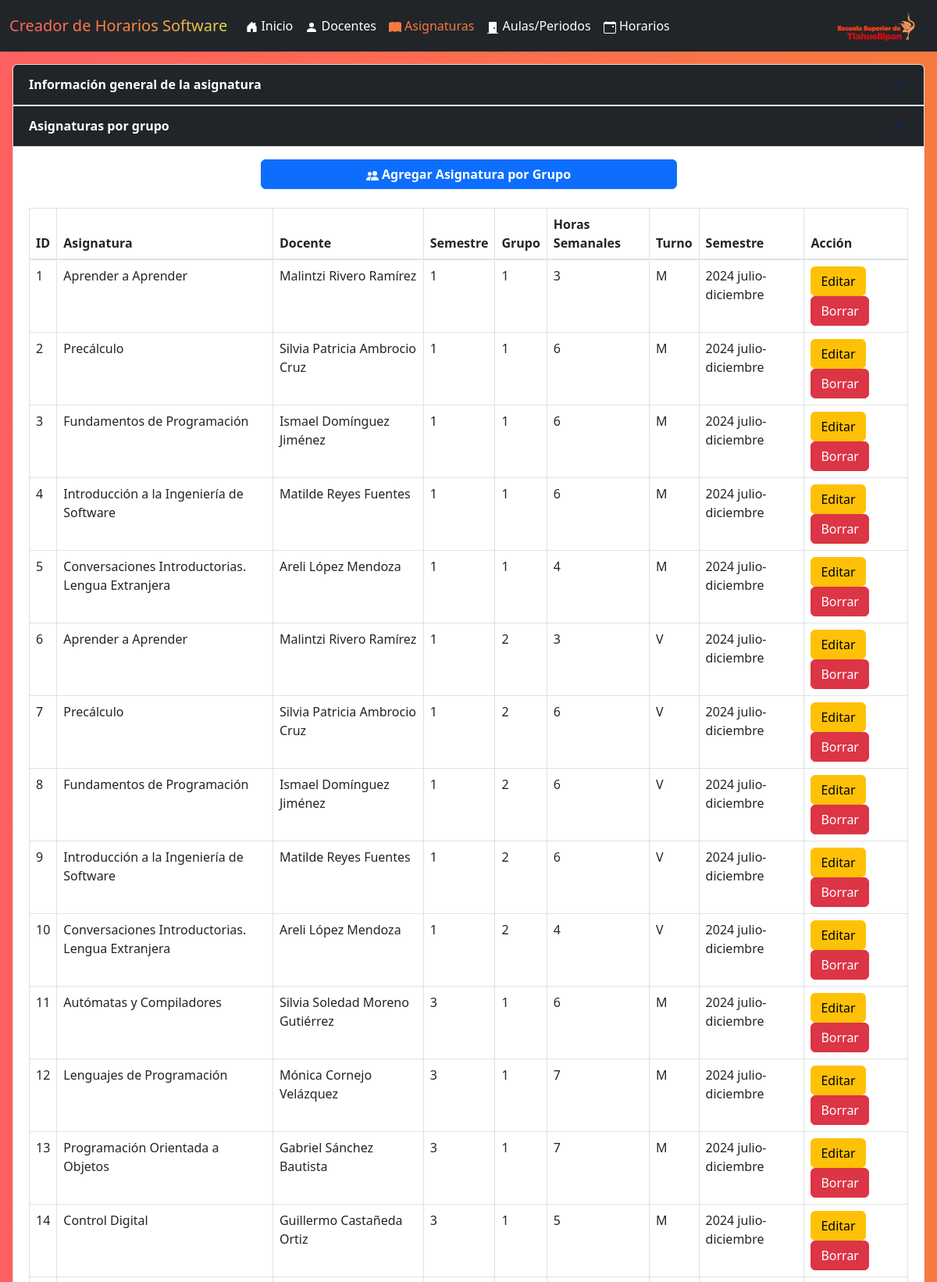
Screenshot of /templates/index_asignaturas.php (upper part) with the database file from the repository.
### tables this page shows
CREATE TABLE `asignaturaPorGrupo` (
  `idAsignaturaPorGrupo` INT NOT NULL AUTO_INCREMENT,
  `codigoAsignatura` VARCHAR(10) NULL,   
  `numeroEmpleado` INT NULL,             
  `grupo` VARCHAR(2) NULL,               
  `horasSemanales` INT NULL,             
  `turno` CHAR(1) NULL,                  
  `idSemestre` INT NULL,                 
  PRIMARY KEY (`idAsignaturaPorGrupo`),
    FOREIGN KEY (`codigoAsignatura`,`numeroEmpleado` ) REFERENCES `docenteImparte`(`codigoAsignatura`,`numeroEmpleado`),
    FOREIGN KEY (`idSemestre`) REFERENCES `semestres`(`idSemestre`)
);

CREATE TABLE `asignaturas` (
  `codigoAsignatura` VARCHAR(10) NOT NULL,    
  `nombreAsignatura` VARCHAR(80) NULL,
  `semestre` INT NULL,                       
  `creditos` DECIMAL(10, 1) NULL,
  `academia` VARCHAR(80) NULL,
  `nucleoDeFormacion` VARCHAR(50) NULL,
  `optativa` INT NULL,                        
  PRIMARY KEY (`codigoAsignatura`)
);

CREATE TABLE `docente` (
  `numeroEmpleado` INT NOT NULL,
  `nombreCompleto` VARCHAR(60) NULL,
  `gradoAcademico` VARCHAR(80) NULL,
  `gradoAcademico2` VARCHAR(80) NULL,
  `sindicalizado` INT NULL,              
  `estado` VARCHAR(10) NULL,             
  PRIMARY KEY (`numeroEmpleado`)
);

CREATE TABLE `semestres` (
  `idSemestre` INT NOT NULL AUTO_INCREMENT,
  `nombreSemestre` VARCHAR(50) NULL,   
  PRIMARY KEY (`idSemestre`)
);

### templates/index_asignaturas.php (the view, shortened to what this page needs)
<?php
include '../utils/db_conexion.php';
?>
<?php include 'header.php'; ?>
    <div class="accordion p-3" id="accordionAsignaturas">
        <div class="accordion-item">
            <h2 class="accordion-header">
                <button class="accordion-button bg-dark text-white" type="button" data-bs-toggle="collapse" data-bs-target="#informacionGeneralAsignaturas" aria-expanded="true" aria-controls="informacionGeneralAsignaturas">
                <strong>Información general de la asignatura</strong>
                </button>
            </h2>
        </div>
        <div class="accordion-item">
            <h2 class="accordion-header">
                <button class="accordion-button bg-dark text-white" type="button" data-bs-toggle="collapse" data-bs-target="#informacionGrupoAsignaturas" aria-expanded="false" aria-controls="informacionGrupoAsignaturas">
                <strong>Asignaturas por grupo</strong>
                </button>
            </h2>
            <div id="informacionGrupoAsignaturas" class="accordion-collapse">
                <div class="accordion-body">
                    <div class="d-grid gap-2 col-6 mx-auto">
                        <button type="button" class="btn btn-primary" data-bs-toggle="modal" data-bs-target="#grupoAsignaturasModal">
                             <strong>Agregar Asignatura por Grupo</strong>
                        </button>
                    </div>
                    <table class="table mt-4 table-bordered">
                        <thead class="table">
                            <tr>
                                <th scope="col">ID</th>
                                <th scope="col">Asignatura</th>
                                <th scope="col">Docente</th>
                                <th scope="col">Semestre</th>
                                <th scope="col">Grupo</th>
                                <th scope="col">Horas Semanales</th>
                                <th scope="col">Turno</th>
                                <th scope="col">Semestre</th>
                                <th scope="col">Acción</th>
                            </tr>
                        </thead>
                        <tbody>
                            <?php
                            $sql = "SELECT apg.idAsignaturaPorGrupo, a.nombreAsignatura, d.nombreCompleto, a.semestre, apg.grupo, apg.horasSemanales, apg.turno, s.nombreSemestre
                                    FROM asignaturaPorGrupo apg
                                    JOIN asignaturas a ON apg.codigoAsignatura = a.codigoAsignatura
                                    JOIN docente d ON apg.numeroEmpleado = d.numeroEmpleado
                                    JOIN semestres s ON apg.idSemestre = s.idSemestre";
                            $result = $conn->query($sql);
                            if ($result->num_rows > 0) {
                                while($row = $result->fetch_assoc()) {
                                    echo "<tr>";
                                    echo "<td>" . $row["idAsignaturaPorGrupo"] . "</td>";
                                    echo "<td>" . $row["nombreAsignatura"] . "</td>";
                                    echo "<td>" . $row["nombreCompleto"] . "</td>";
                                    echo "<td>" . $row["semestre"] . "</td>";
                                    echo "<td>" . $row["grupo"] . "</td>";
                                    echo "<td>" . $row["horasSemanales"] . "</td>";
                                    echo "<td>" . $row["turno"] . "</td>";
                                    echo "<td>" . $row["nombreSemestre"] . "</td>";
                                    echo "<td>
                                            <button class='btn btn-warning editarAsignaturaGrupoBtn' data-bs-toggle='modal' data-bs-target='#editarAsignaturaGrupoModal' data-id='" . $row["idAsignaturaPorGrupo"] . "'>Editar</button>
                                            <a href='../utils/grup_eliminarAsignaturaPorGrupo.php?idAsignaturaPorGrupo=" . $row["idAsignaturaPorGrupo"] . "' class='btn btn-danger' onclick='return confirm(\"¿Estás seguro de que deseas borrar este registro?\");'>Borrar</a>
                                        </td>";
                                    echo "</tr>";
                                }
                            } else {
                                echo "<tr><td colspan='8'>No hay registros disponibles</td></tr>";
                            }
                            ?>
                        </tbody>
                    </table>
                </div>
            </div>
        </div>
    </div>
</body>
</html>

### css/style.css (style rules this page uses)
body.bg-orange-light { background: linear-gradient(to right,#ff6060, #f77a40); -webkit-background-clip: text; }

### rows the page displays
asignaturaporgrupo: idAsignaturaPorGrupo "1", asignaturas.nombreAsignatura "Aprender a Aprender", docente.nombreCompleto "Malintzi Rivero Ramírez", asignaturas.semestre "1", grupo "1", horasSemanales "3", turno "M", idSemestre.nombreSemestre "2024 julio-diciembre"
asignaturaporgrupo: idAsignaturaPorGrupo "2", asignaturas.nombreAsignatura "Precálculo", docente.nombreCompleto "Silvia Patricia Ambrocio Cruz", asignaturas.semestre "1", grupo "1", horasSemanales "6", turno "M", idSemestre.nombreSemestre "2024 julio-diciembre"
asignaturaporgrupo: idAsignaturaPorGrupo "3", asignaturas.nombreAsignatura "Fundamentos de Programación", docente.nombreCompleto "Ismael Domínguez Jiménez", asignaturas.semestre "1", grupo "1", horasSemanales "6", turno "M", idSemestre.nombreSemestre "2024 julio-diciembre"
asignaturaporgrupo: idAsignaturaPorGrupo "4", asignaturas.nombreAsignatura "Introducción a la Ingeniería de Software", docente.nombreCompleto "Matilde Reyes Fuentes", asignaturas.semestre "1", grupo "1", horasSemanales "6", turno "M", idSemestre.nombreSemestre "2024 julio-diciembre"
asignaturaporgrupo: idAsignaturaPorGrupo "5", asignaturas.nombreAsignatura "Conversaciones Introductorias. Lengua Extranjera", docente.nombreCompleto "Areli López Mendoza", asignaturas.semestre "1", grupo "1", horasSemanales "4", turno "M", idSemestre.nombreSemestre "2024 julio-diciembre"
asignaturaporgrupo: idAsignaturaPorGrupo "6", asignaturas.nombreAsignatura "Aprender a Aprender", docente.nombreCompleto "Malintzi Rivero Ramírez", asignaturas.semestre "1", grupo "2", horasSemanales "3", turno "V", idSemestre.nombreSemestre "2024 julio-diciembre"
asignaturaporgrupo: idAsignaturaPorGrupo "7", asignaturas.nombreAsignatura "Precálculo", docente.nombreCompleto "Silvia Patricia Ambrocio Cruz", asignaturas.semestre "1", grupo "2", horasSemanales "6", turno "V", idSemestre.nombreSemestre "2024 julio-diciembre"
asignaturaporgrupo: idAsignaturaPorGrupo "8", asignaturas.nombreAsignatura "Fundamentos de Programación", docente.nombreCompleto "Ismael Domínguez Jiménez", asignaturas.semestre "1", grupo "2", horasSemanales "6", turno "V", idSemestre.nombreSemestre "2024 julio-diciembre"
asignaturaporgrupo: idAsignaturaPorGrupo "9", asignaturas.nombreAsignatura "Introducción a la Ingeniería de Software", docente.nombreCompleto "Matilde Reyes Fuentes", asignaturas.semestre "1", grupo "2", horasSemanales "6", turno "V", idSemestre.nombreSemestre "2024 julio-diciembre"
asignaturaporgrupo: idAsignaturaPorGrupo "10", asignaturas.nombreAsignatura "Conversaciones Introductorias. Lengua Extranjera", docente.nombreCompleto "Areli López Mendoza", asignaturas.semestre "1", grupo "2", horasSemanales "4", turno "V", idSemestre.nombreSemestre "2024 julio-diciembre"
asignaturaporgrupo: idAsignaturaPorGrupo "11", asignaturas.nombreAsignatura "Autómatas y Compiladores", docente.nombreCompleto "Silvia Soledad Moreno Gutiérrez", asignaturas.semestre "3", grupo "1", horasSemanales "6", turno "M", idSemestre.nombreSemestre "2024 julio-diciembre"
asignaturaporgrupo: idAsignaturaPorGrupo "12", asignaturas.nombreAsignatura "Lenguajes de Programación", docente.nombreCompleto "Mónica Cornejo Velázquez", asignaturas.semestre "3", grupo "1", horasSemanales "7", turno "M", idSemestre.nombreSemestre "2024 julio-diciembre"
asignaturaporgrupo: idAsignaturaPorGrupo "13", asignaturas.nombreAsignatura "Programación Orientada a Objetos", docente.nombreCompleto "Gabriel Sánchez Bautista", asignaturas.semestre "3", grupo "1", horasSemanales "7", turno "M", idSemestre.nombreSemestre "2024 julio-diciembre"
asignaturaporgrupo: idAsignaturaPorGrupo "14", asignaturas.nombreAsignatura "Control Digital", docente.nombreCompleto "Guillermo Castañeda Ortiz", asignaturas.semestre "3", grupo "1", horasSemanales "5", turno "M", idSemestre.nombreSemestre "2024 julio-diciembre"
